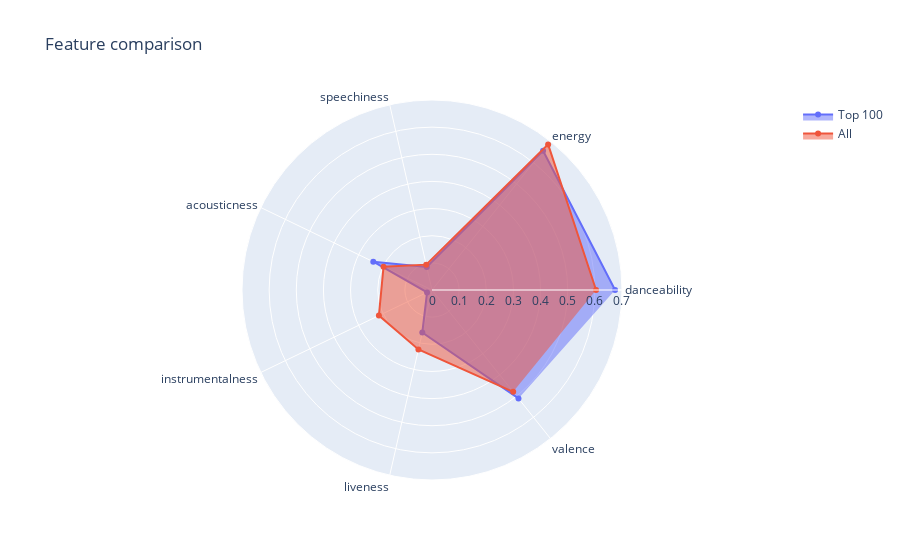

The notebook cell saved with this chart:
### Code cell
feat_cols = ['danceability', 'energy', 'speechiness', 'acousticness', 'instrumentalness', 'liveness', 'valence']
top_100_feat = pd.DataFrame(columns=feat_cols)
for i, track in by_track_pop[:100].iterrows():
    features = tf_df[tf_df['id'] == track['track_id']]
    top_100_feat = top_100_feat.append(features, ignore_index=True)
top_100_feat = top_100_feat[feat_cols]



mean_vals = pd.DataFrame(columns=feat_cols)
mean_vals = mean_vals.append(top_100_feat.mean(), ignore_index=True) #appending mean values of top 100
mean_vals = mean_vals.append(tf_df[feat_cols].mean(), ignore_index=True) #appending mean values of all
# ('Mean Values of Top 100 songs=mean_vals[0])
# ('Mean Values of All songs=man_vals[1])
print(mean_vals)

import plotly.graph_objects as go
import plotly.offline as pyo
fig = go.Figure(
    data=[
        go.Scatterpolar(r=mean_vals.iloc[0], theta=feat_cols, fill='toself', name='Top 100'),
        go.Scatterpolar(r=mean_vals.iloc[1], theta=feat_cols, fill='toself', name='All'),
    ],
    layout=go.Layout(
        title=go.layout.Title(text='Feature comparison'),
        polar={'radialaxis': {'visible': True}},
        
        showlegend=True
    )
)

pyo.plot(fig)
fig.show()

### Figure 1 — Plotly figure (JSON) as saved in the notebook; plotly's stock layout.template omitted (floating-point values rounded to 4 significant figures)
{"data": [{"fill": "toself", "name": "Top 100", "r": [0.6745, 0.6562, 0.08705, 0.2401, 0.02018, 0.1607, 0.511], "theta": ["danceability", "energy", "speechiness", "acousticness", "instrumentalness", "liveness", "valence"], "type": "scatterpolar"}, {"fill": "toself", "name": "All", "r": [0.6044, 0.6862, 0.09589, 0.1982, 0.2171, 0.2247, 0.4798], "theta": ["danceability", "energy", "speechiness", "acousticness", "instrumentalness", "liveness", "valence"], "type": "scatterpolar"}], "layout": {"polar": {"radialaxis": {"visible": true}}, "showlegend": true, "title": {"text": "Feature comparison"}}}
